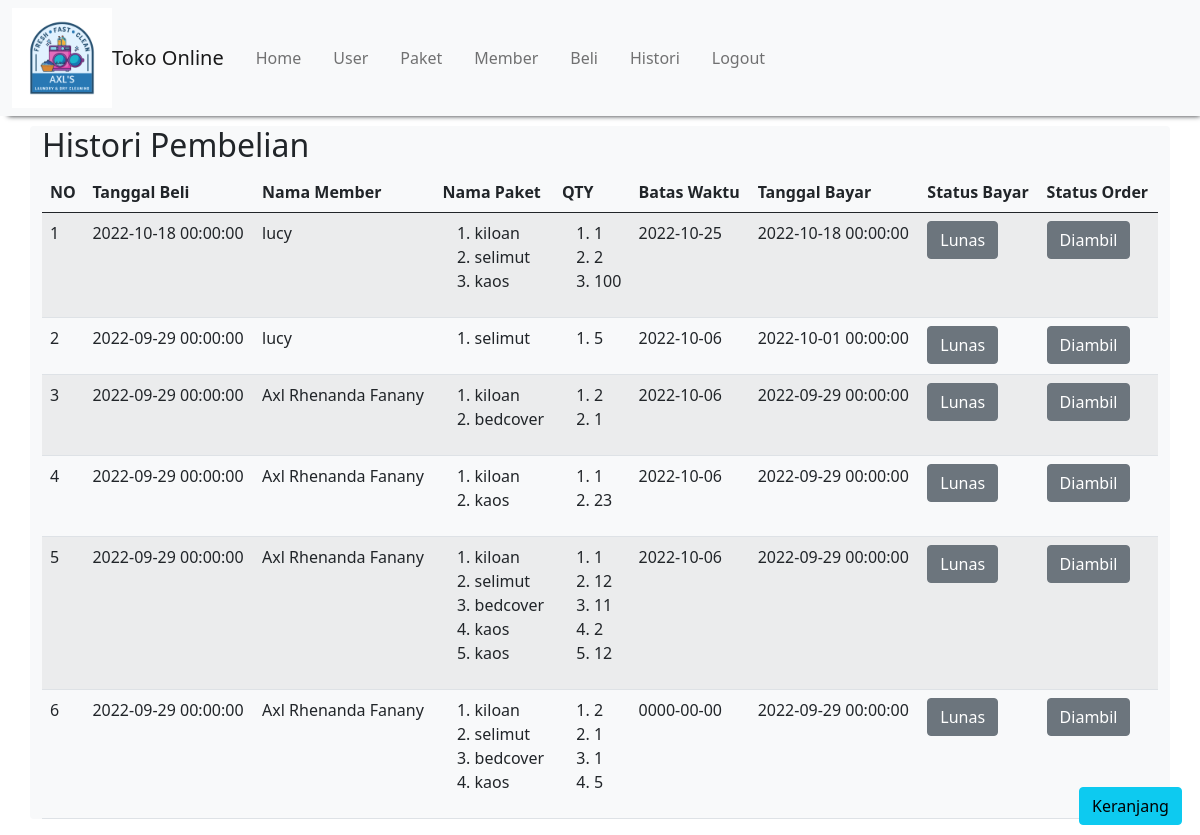
Screenshot of /laundry_native/histori_pembelian.php (signed in) with the database file from the repository.
### tables this page shows
CREATE TABLE `transaksi` (
  `id_transaksi` int(11) NOT NULL,
  `id_member` int(11) NOT NULL,
  `id_user` int(11) NOT NULL,
  `tgl_transaksi` datetime NOT NULL,
  `batas_waktu` date NOT NULL,
  `tgl_bayar` datetime NOT NULL,
  `status_bayar` enum('belum_lunas','lunas') NOT NULL,
  `status_order` enum('baru','diproses','selesai','diambil') NOT NULL
);

CREATE TABLE `member` (
  `id_member` int(11) NOT NULL,
  `nama` varchar(100) NOT NULL,
  `alamat` text NOT NULL,
  `jk` enum('l','p') NOT NULL,
  `telp` varchar(20) NOT NULL
);

CREATE TABLE `paket` (
  `id_paket` int(11) NOT NULL,
  `jenis` enum('kiloan','bedcover','selimut','kaos','') NOT NULL,
  `deskripsi` text NOT NULL,
  `harga` int(11) NOT NULL
);

CREATE TABLE `detail_transaksi` (
  `id_detail_transaksi` int(11) NOT NULL,
  `id_transaksi` int(11) NOT NULL,
  `id_paket` int(11) NOT NULL,
  `qty` int(11) NOT NULL
);

### laundry_native/histori_pembelian.php (the view, shortened to what this page needs)
<?php
    include "header.php";
?>
<h2>Histori Pembelian</h2>
<table class="table table-hover table-striped">
    <thead>
        <th>NO</th><th>Tanggal Beli</th><th>Nama Member</th><th>Nama Paket</th><th>QTY</th><th>Batas Waktu</th><th>Tanggal Bayar</th><th>Status Bayar</th><th>Status Order</th>
    </thead>
    <tbody>
        <?php
        include "koneksi.php";
        $qry_histori=mysqli_query($conn,"select * from transaksi t join member m on t.id_member=m.id_member order by id_transaksi desc");
        $no=0;
        while($dt_histori=mysqli_fetch_array($qry_histori)){
            $no++;
            $produk_dibeli="<ol>";
            $qty="<ol>";
            $qry_produk=mysqli_query($conn,"select * from  detail_transaksi join paket on paket.id_paket=detail_transaksi.id_paket where id_transaksi = '".$dt_histori['id_transaksi']."'");
            while($dt_produk=mysqli_fetch_array($qry_produk)){
                $produk_dibeli.="<li>".$dt_produk['jenis']."</li>";
                $qty.="<li>".$dt_produk['qty']."</li>";
            }
            $produk_dibeli.="</ol>";
            $qty.="</ol>";
        ?>
            <tr>
                <td><?=$no?></td><td><?=$dt_histori['tgl_transaksi']?></td><td><?=$dt_histori['nama']?></td><td><?=$produk_dibeli?></td><td><?=$qty?></td><td><?=$dt_histori['batas_waktu']?></td><td><?=$dt_histori['tgl_bayar']?></td>
                <?php
                if($dt_histori['status_bayar']=="belum_lunas"){
                    ?>
                    <td><a href="ubah_Status.php?id_transaksi=<?=$dt_histori['id_transaksi']?>" class="btn btn-primary">Bayar</a>
                    <?php
                }else{
                    ?>
                    <td><a class="btn btn-secondary">Lunas</a></td>
                    <?php
                }
                ?>
                <?php
                if($dt_histori['status_order']=="baru"){
                    ?>
                    <td><a href="diproses.php?id_transaksi=<?=$dt_histori['id_transaksi']?>" class="btn btn-primary">Baru</a></td>
                    <?php
                }elseif($dt_histori['status_order']=="diproses"){
                    ?>
                    <td><a href="selesai.php?id_transaksi=<?=$dt_histori['id_transaksi']?>" class="btn btn-warning">Diproses</a></td>
                    <?php
                }elseif($dt_histori['status_order']=="selesai"){
                    ?>
                    <td><a href="diambil.php?id_transaksi=<?=$dt_histori['id_transaksi']?>" class="btn btn-success">Selesai</a></td>
                    <?php
                }else{
                    ?>
                    <td><a class="btn btn-secondary">Diambil</a></td>
                    <?php
                };
                ?>
            </tr>
        <?php
        }
        ?>
    </tbody>
</table>
<?php
    include "footer.php";
?>

### laundry_native/header.php (shortened to what this page needs)
<!DOCTYPE html>
<html>
<head>
    <link href="https://cdn.jsdelivr.net/npm/bootstrap@5.0.1/dist/css/bootstrap.min.css" rel="stylesheet">
</head>
<body>
    <nav class="navbar navbar-expand-lg navbar-light bg-light" style="box-shadow: 4px 4px 5px -4px;">
      <div class="container-fluid">
      <a href="home.php"><img src="Modern and Minimalist Laundry Business Logo.png" alt="kulin-resizer" border="0" width="100" height="100"></a>
        <a class="navbar-brand" href="#">Toko Online</a>
        <div class="collapse navbar-collapse" id="navbarNav">
          <ul class="navbar-nav">
            <li class="nav-item">
              <a class="nav-link btn-outline-primary rounded-pill px-3" aria-current="page" href="home.php">Home</a>
            </li>
            <li class="nav-item">
              <a class="nav-link btn-outline-primary rounded-pill px-3" aria-current="page" href="tampil_user.php">User</a>
            </li>
            <li class="nav-item">
              <a class="nav-link btn-outline-primary rounded-pill px-3" aria-current="page" href="paket.php">Paket</a>
            </li>
            <li class="nav-item">
              <a class="nav-link btn-outline-primary rounded-pill px-3" aria-current="page" href="member.php">Member</a>
            </li>
            <li class="nav-item">
              <a class="nav-link btn-outline-primary rounded-pill px-3" aria-current="page" href="pilih_member.php">Beli</a>
            </li>
            <li class="nav-item">
              <a class="nav-link btn-outline-primary rounded-pill px-3" aria-current="page" href="histori_pembelian.php">Histori</a>
            </li>
            <li class="nav-item">
              <a class="nav-link btn-outline-primary rounded-pill px-3" aria-current="page" href="logout.php">Logout</a>
            </li>
          </ul>
        </div>
      </div>
    </nav>
  <div class="container bg-light rounded" style="margin-top:10px">

### laundry_native/footer.php (shortened to what this page needs)
</div>
</body>
<div class="fixed">
<a href="keranjang.php" class="btn btn-info">Keranjang</a></div>
</html>

### laundry_native/footer.php (style rules this page uses)
div.fixed { position: fixed; width: 10%; bottom: 10px; right: 1px; }

### rows the page displays
transaksi: tgl_transaksi "2022-10-18 00:00:00", id_member.nama "lucy", paket.jenis "kiloan selimut kaos", detail_transaksi.qty "1 2 100", batas_waktu "2022-10-25", tgl_bayar "2022-10-18 00:00:00", status_bayar "Lunas", status_order "Diambil"
transaksi: tgl_transaksi "2022-09-29 00:00:00", id_member.nama "lucy", paket.jenis "selimut", detail_transaksi.qty "5", batas_waktu "2022-10-06", tgl_bayar "2022-10-01 00:00:00", status_bayar "Lunas", status_order "Diambil"
transaksi: tgl_transaksi "2022-09-29 00:00:00", id_member.nama "Axl Rhenanda Fanany", paket.jenis "kiloan bedcover", detail_transaksi.qty "2 1", batas_waktu "2022-10-06", tgl_bayar "2022-09-29 00:00:00", status_bayar "Lunas", status_order "Diambil"
transaksi: tgl_transaksi "2022-09-29 00:00:00", id_member.nama "Axl Rhenanda Fanany", paket.jenis "kiloan kaos", detail_transaksi.qty "1 23", batas_waktu "2022-10-06", tgl_bayar "2022-09-29 00:00:00", status_bayar "Lunas", status_order "Diambil"
transaksi: tgl_transaksi "2022-09-29 00:00:00", id_member.nama "Axl Rhenanda Fanany", paket.jenis "kiloan selimut bedcover kaos kaos", detail_transaksi.qty "1 12 11 2 12", batas_waktu "2022-10-06", tgl_bayar "2022-09-29 00:00:00", status_bayar "Lunas", status_order "Diambil"
transaksi: tgl_transaksi "2022-09-29 00:00:00", id_member.nama "Axl Rhenanda Fanany", paket.jenis "kiloan selimut bedcover kaos", detail_transaksi.qty "2 1 1 5", batas_waktu "0000-00-00", tgl_bayar "2022-09-29 00:00:00", status_bayar "Lunas", status_order "Diambil"
